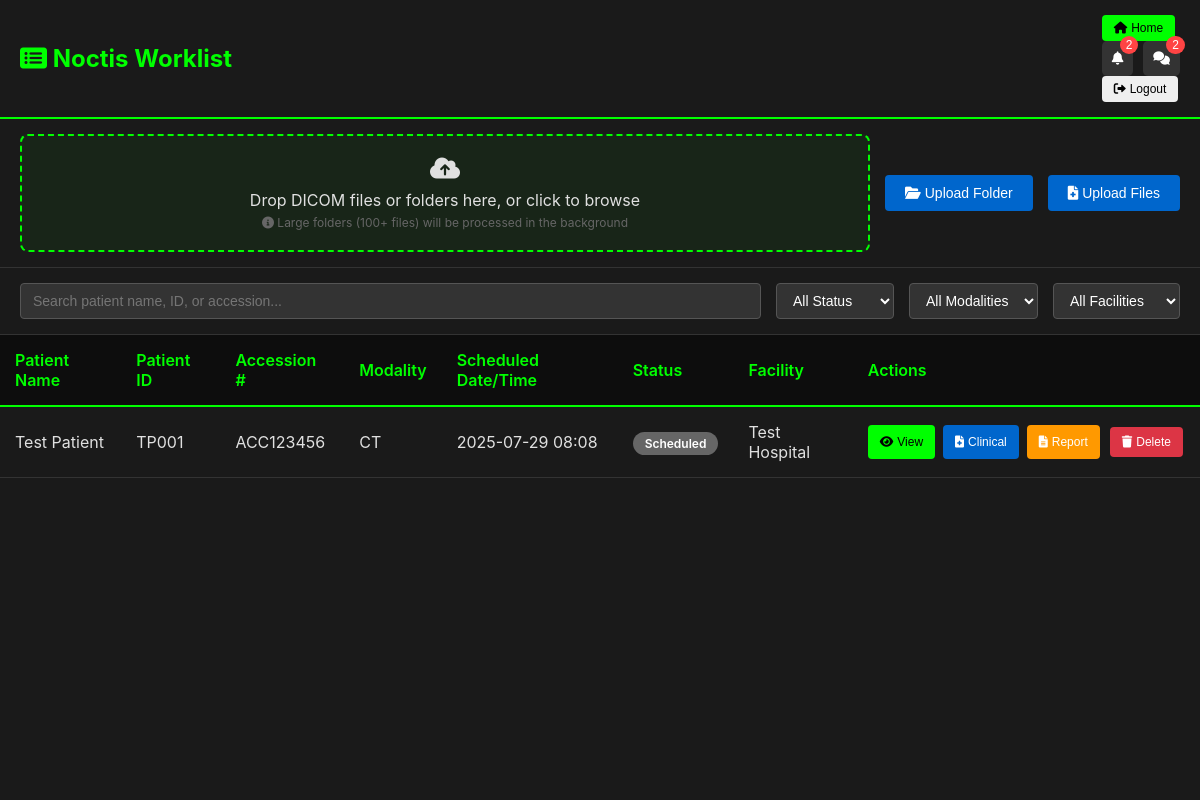
The app's page /worklist/ (signed in), older data.
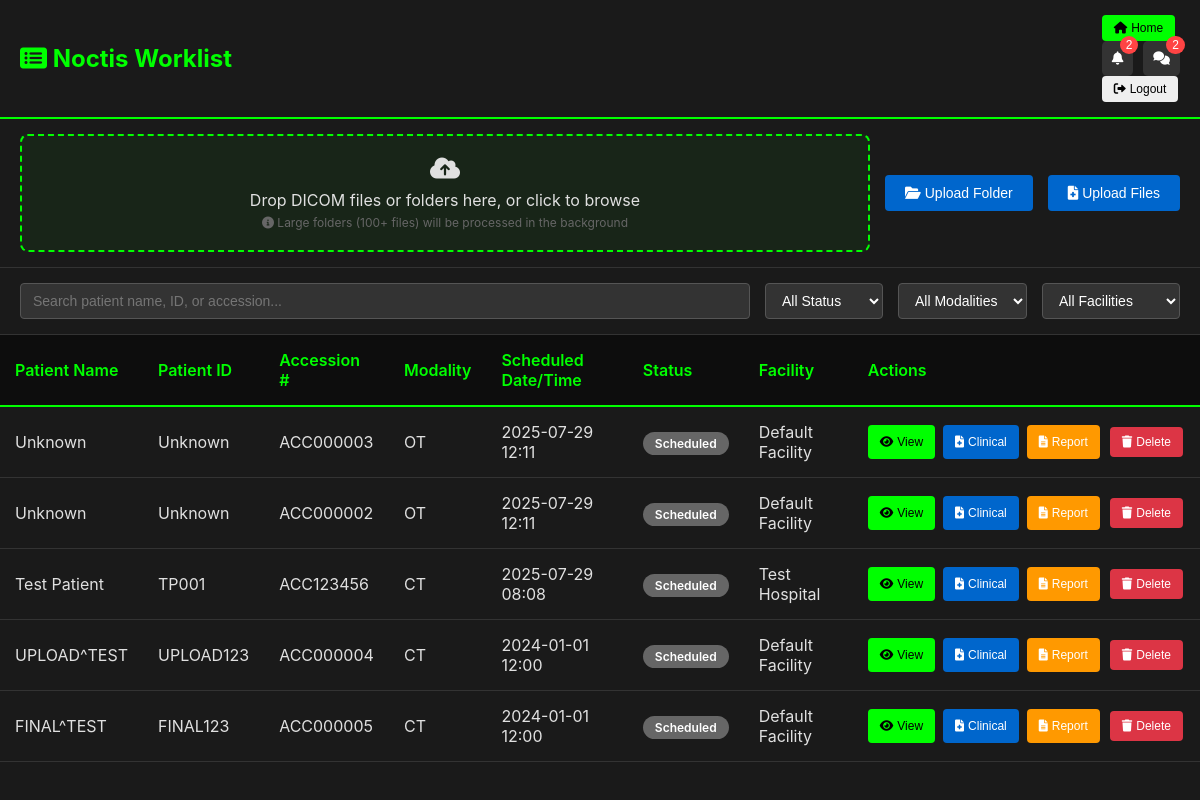
The same page, newer data.
### viewer/models.py (models this page shows, shortened)
class WorklistEntry(models.Model):
    STATUS_CHOICES = [
        ('scheduled', 'Scheduled'),
        ('in_progress', 'In Progress'),
        ('completed', 'Completed'),
        ('cancelled', 'Cancelled'),
    ]
    patient_name = models.CharField(max_length=200)
    patient_id = models.CharField(max_length=100)
    accession_number = models.CharField(max_length=50, unique=True)
    scheduled_station_ae_title = models.CharField(max_length=16)
    scheduled_procedure_step_start_date = models.DateField()
    scheduled_procedure_step_start_time = models.TimeField()
    modality = models.CharField(max_length=10)
    scheduled_performing_physician = models.CharField(max_length=200)
    procedure_description = models.TextField()
    facility = models.ForeignKey(Facility, on_delete=models.CASCADE)
    status = models.CharField(max_length=20, choices=STATUS_CHOICES, default='scheduled')
    study = models.ForeignKey(DicomStudy, on_delete=models.SET_NULL, null=True, blank=True)
    created_at = models.DateTimeField(auto_now_add=True)
    class Meta:
        ordering = ['-scheduled_procedure_step_start_date', '-scheduled_procedure_step_start_time']

class Facility(models.Model):
    name = models.CharField(max_length=200)
    address = models.TextField()
    phone = models.CharField(max_length=20)
    email = models.EmailField()
    letterhead_logo = models.ImageField(upload_to='facility_logos/', null=True, blank=True)
    user = models.OneToOneField(User, on_delete=models.CASCADE, null=True, blank=True, related_name='facility')
    created_at = models.DateTimeField(auto_now_add=True)
    ae_title = models.CharField(max_length=16, unique=True, null=True, blank=True, help_text="DICOM AE Title automatically generated for this facility")
    dicom_port = models.IntegerField(unique=True, null=True, blank=True, help_text="DICOM C-STORE SCP port automatically assigned for this facility")
    class Meta:
        verbose_name_plural = "Facilities"
        ordering = ['name']

### worklist/views.py (the view, shortened to what this page needs)
# urls.py: path('', views.WorklistView.as_view(), name='worklist'),
class WorklistView(LoginRequiredMixin, ListView):
    model = WorklistEntry
    template_name = 'worklist/worklist.html'
    context_object_name = 'entries'
    paginate_by = 20
    def get_queryset(self):
        queryset = super().get_queryset()
        total_count = WorklistEntry.objects.count()
        print(f"Total worklist entries in database: {total_count}")
        if hasattr(self.request.user, 'facility') and self.request.user.facility:
            queryset = queryset.filter(facility=self.request.user.facility)
            print(f"Filtered by facility, count: {queryset.count()}")
        elif self.request.user.groups.filter(name='Facilities').exists():
            queryset = queryset.none()
            print(f"No facility assigned, showing no entries")
        else:
            print(f"Admin/Radiologist access, showing all entries: {queryset.count()}")
        search = self.request.GET.get('search')
        status = self.request.GET.get('status')
        if status:
            queryset = queryset.filter(status=status)
            print(f"After status filter '{status}': {queryset.count()}")
        modality = self.request.GET.get('modality')
        if modality:
            queryset = queryset.filter(modality=modality)
            print(f"After modality filter '{modality}': {queryset.count()}")
        start_date = self.request.GET.get('start_date')
        end_date = self.request.GET.get('end_date')
        if start_date:
            queryset = queryset.filter(scheduled_procedure_step_start_date__gte=start_date)
            print(f"After start date filter '{start_date}': {queryset.count()}")
        if end_date:
            queryset = queryset.filter(scheduled_procedure_step_start_date__lte=end_date)
            print(f"After end date filter '{end_date}': {queryset.count()}")
        print(f"Final queryset count: {queryset.count()}")
        return queryset.order_by('-scheduled_procedure_step_start_date', '-scheduled_procedure_step_start_time')
    def get_context_data(self, **kwargs):
        context = super().get_context_data(**kwargs)
        context['facilities'] = Facility.objects.all()
        context['modalities'] = ['CT', 'MR', 'CR', 'DX', 'US', 'MG', 'PT', 'NM']
        context['is_radiologist'] = self.request.user.groups.filter(name='Radiologists').exists()
        context['is_admin'] = self.request.user.is_superuser
        return context

### templates/worklist/worklist.html (shortened to what this page needs)
<!DOCTYPE html>
<html lang="en">
<head>
    {% load static %}
    <link rel="stylesheet" href="{% static 'css/worklist.css' %}">
    <link rel="stylesheet" href="https://cdnjs.cloudflare.com/ajax/libs/font-awesome/6.0.0/css/all.min.css">
</head>
<body>
    <div class="worklist-container">
        <div class="header">
            <h1><i class="fas fa-list-alt"></i> Noctis Worklist</h1>
            <div class="header-actions">
                <button class="btn btn-view" onclick="window.location.href='/home/'">
                    <i class="fas fa-home"></i> Home
                </button>
                {% if is_admin or is_radiologist %}
                <div class="notification-area">
                    <button id="notification-bell" class="notification-bell" onclick="toggleNotifications()">
                        <i class="fas fa-bell"></i>
                        <span id="notification-count" class="notification-count">0</span>
                    </button>
                    <button id="chat-bell" class="chat-bell" onclick="toggleChat()">
                        <i class="fas fa-comments"></i>
                        <span id="chat-count" class="chat-count">0</span>
                    </button>
                </div>
                {% endif %}
                {% if user.is_authenticated %}
                <button class="btn btn-logout" onclick="window.location.href='/accounts/logout/'">
                    <i class="fas fa-sign-out-alt"></i> Logout
                </button>
                {% endif %}
            </div>
        </div>
        <div class="upload-section">
            <div class="upload-container">
                <div class="upload-zone" id="upload-zone">
                    <i class="fas fa-cloud-upload-alt" style="font-size: 24px; margin-bottom: 10px;"></i>
                    <p>Drop DICOM files or folders here, or click to browse</p>
                    <p style="font-size: 12px; color: #666; margin-top: 5px;">
                        <i class="fas fa-info-circle"></i> Large folders (100+ files) will be processed in the background
                    </p>
                </div>
                <button class="btn btn-upload" onclick="selectUploadType()">
                    <i class="fas fa-folder-open"></i> Upload Folder
                </button>
                <button class="btn btn-upload" onclick="document.getElementById('file-input-files').click()">
                    <i class="fas fa-file-medical"></i> Upload Files
                </button>
            </div>
        </div>
        <div class="filters">
            <input type="text" id="search" placeholder="Search patient name, ID, or accession..." class="form-control" style="flex: 1;">
            <select id="status-filter" class="form-select">
                <option value="">All Status</option>
            </select>
            <select id="modality-filter" class="form-select">
                <option value="">All Modalities</option>
            </select>
            {% if is_admin or is_radiologist %}
            <select id="facility-filter" class="form-select">
                <option value="">All Facilities</option>
            </select>
            {% endif %}
        </div>
        <div class="worklist-table-container">
            <div class="worklist-table">
                <table>
                    <thead>
                        <tr>
                            <th>Patient Name</th>
                            <th>Patient ID</th>
                            <th>Accession #</th>
                            <th>Modality</th>
                            <th>Scheduled Date/Time</th>
                            <th>Status</th>
                            <th>Facility</th>
                            <th>Actions</th>
                        </tr>
                    </thead>
                    <tbody id="worklist-body">
                        {% for entry in entries %}
                        <tr class="patient-row" data-entry-id="{{ entry.id }}">
                            <td>{{ entry.patient_name }}</td>
                            <td>{{ entry.patient_id }}</td>
                            <td>{{ entry.accession_number }}</td>
                            <td>{{ entry.modality }}</td>
                            <td>{{ entry.scheduled_procedure_step_start_date|date:"Y-m-d" }} {{ entry.scheduled_procedure_step_start_time|time:"H:i" }}</td>
                            <td>
                                <span class="status-badge status-{{ entry.status }}">
                                    {{ entry.get_status_display }}
                                </span>
                            </td>
                            <td>{{ entry.facility.name|default:"N/A" }}</td>
                            <td>
                                <div class="action-buttons">
                                    {% if entry.study %}
                                    <button class="btn btn-view" onclick="viewStudy({{ entry.id }})">
                                        <i class="fas fa-eye"></i> View
                                    </button>
                                    {% endif %}
                                    <button class="btn btn-clinical" onclick="addClinicalInfo({{ entry.id }})">
                                        <i class="fas fa-file-medical"></i> Clinical
                                    </button>
                                    {% if is_radiologist or is_admin %}
                                    {% if entry.study %}
                                    <button class="btn btn-report" onclick="writeReport({{ entry.study.id }})">
                                        <i class="fas fa-file-alt"></i> Report
                                    </button>
                                    {% endif %}
                                    {% endif %}
                                    {% if is_admin %}
                                    <button class="btn btn-delete" onclick="deleteEntry({{ entry.id }}, '{{ entry.patient_name }}', '{{ entry.accession_number }}')">
                                        <i class="fas fa-trash"></i> Delete
                                    </button>
                                    {% endif %}
                                </div>
                            </td>
                        </tr>
                        {% endfor %}
                    </tbody>
                </table>
            </div>
        </div>
    </div>
</body>
</html>

### static/css/worklist.css (style rules this page uses)
* { margin: 0; padding: 0; box-sizing: border-box; }
body { background-color: #2a2a2a; color: #e0e0e0; font-family: -apple-system, BlinkMacSystemFont, 'Segoe UI', Roboto, sans-serif; height: 100vh; overflow: hidden; }
.worklist-container { height: 100vh; display: flex; flex-direction: column; padding: 0; }
.header { display: flex; justify-content: space-between; align-items: center; padding: 15px 20px; background: #1a1a1a; border-bottom: 2px solid #00ff00; flex-shrink: 0; }
.header h1 { font-size: 24px; color: #00ff00; }
.upload-section { padding: 15px 20px; background: #1a1a1a; border-bottom: 1px solid #333; flex-shrink: 0; }
.upload-container { display: flex; gap: 15px; align-items: center; }
.upload-zone { flex: 1; border: 2px dashed #00ff00; border-radius: 8px; padding: 20px; text-align: center; cursor: pointer; transition: all 0.3s ease; background: rgba(0, 255, 0, 0.05); }
.filters { display: flex; gap: 15px; padding: 15px 20px; background: #1a1a1a; border-bottom: 1px solid #333; flex-shrink: 0; }
.form-control, .form-select { padding: 8px 12px; background: #333; border: 1px solid #555; border-radius: 4px; color: #fff; font-size: 14px; }
.worklist-table-container { flex: 1; overflow: auto; background: #1a1a1a; }
.worklist-table { width: 100%; height: 100%; }
.worklist-table table { width: 100%; border-collapse: collapse; min-width: 100%; }
.worklist-table thead { position: sticky; top: 0; z-index: 10; }
.worklist-table th { background: #0d0d0d; color: #00ff00; padding: 15px; text-align: left; font-weight: 600; border-bottom: 2px solid #00ff00; }
.worklist-table tr { transition: all 0.3s ease; cursor: pointer; }
.worklist-table td { padding: 15px; border-bottom: 1px solid #333; vertical-align: middle; }
.action-buttons { display: flex; gap: 8px; }
.btn { padding: 6px 12px; border: none; border-radius: 4px; cursor: pointer; font-size: 12px; transition: all 0.3s ease; text-decoration: none; display: inline-flex; align-items: center; gap: 4px; }
.btn-view { background: #00ff00; color: #000; }
.btn-upload { background: #0066cc; color: #fff; padding: 10px 20px; font-size: 14px; }
.btn-clinical { background: #0066cc; color: #fff; }
.btn-report { background: #ff9900; color: #fff; }
.status-badge { padding: 4px 12px; border-radius: 12px; font-size: 12px; font-weight: 600; }
.status-scheduled { background: #666; color: #fff; }
.notification-area { display: flex; gap: 10px; align-items: center; }
.notification-bell, .chat-bell { position: relative; background: #333; border: none; color: #fff; padding: 10px; border-radius: 5px; cursor: pointer; transition: background-color 0.3s; }
.notification-count, .chat-count { position: absolute; top: -5px; right: -5px; background: #ff4444; color: white; font-size: 12px; padding: 2px 6px; border-radius: 10px; min-width: 18px; text-align: center; display: none; }
.btn-delete { background: #dc3545; color: white; border: none; padding: 8px 12px; border-radius: 4px; cursor: pointer; margin: 2px; font-size: 12px; }

Row changes from the older to the newer data that the page shows:
added WorklistEntry: patient_name "Unknown", patient_id "Unknown", accession_number "ACC000003", modality "OT", scheduled_procedure_step_start_date "2025-07-29", scheduled_procedure_step_start_time "12:11", status "Scheduled", facility.name "Default Facility"
added WorklistEntry: patient_name "Unknown", patient_id "Unknown", accession_number "ACC000002", modality "OT", scheduled_procedure_step_start_date "2025-07-29", scheduled_procedure_step_start_time "12:11", status "Scheduled", facility.name "Default Facility"
added WorklistEntry: patient_name "UPLOAD^TEST", patient_id "UPLOAD123", accession_number "ACC000004", modality "CT", scheduled_procedure_step_start_date "2024-01-01", scheduled_procedure_step_start_time "12:00", status "Scheduled", facility.name "Default Facility"
added WorklistEntry: patient_name "FINAL^TEST", patient_id "FINAL123", accession_number "ACC000005", modality "CT", scheduled_procedure_step_start_date "2024-01-01", scheduled_procedure_step_start_time "12:00", status "Scheduled", facility.name "Default Facility"
